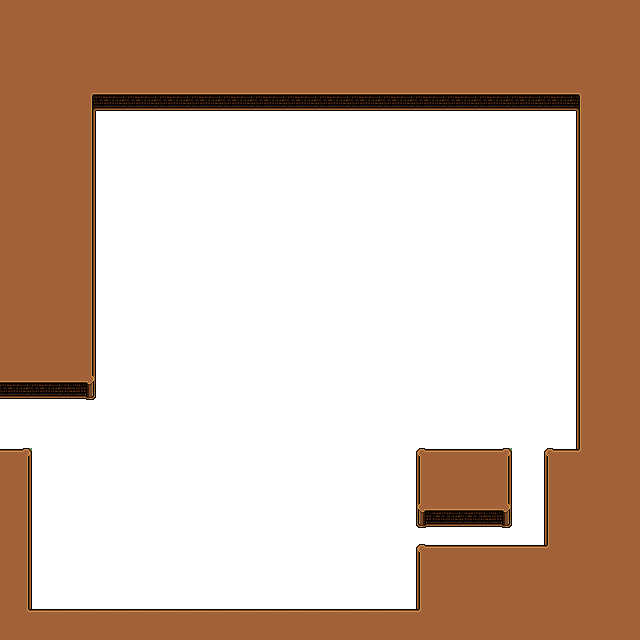

A level layout from a 2D game, rendered from its tile map. Below: a short description, then the map file with tile-grid data replaced by summaries:
An orthogonal 20x20 tile map with 32x32 px tiles, 1 tile layer (Tile Layer 1), 2 tilesets and 16 objects (2x testmap_door, testmap_pSwitch1).

<map version="1.0" orientation="orthogonal" renderorder="right-down" width="20" height="20" tilewidth="32" tileheight="32">
 <tileset firstgid="1" name="Grass" tilewidth="32" tileheight="32">
  <image source="grass-tiles-2-small.png" trans="ff00ff" width="384" height="192" />
 </tileset>
 <tileset firstgid="73" name="pcon" tilewidth="32" tileheight="32">
  <image source="../../pcon.png" trans="ff00ff" width="832" height="768" />
 </tileset>
 <layer name="Tile Layer 1" width="20" height="20">
  <data>[400 cells, 400 non-empty, 33 distinct tile ids]</data>
 </layer>
 <objectgroup name="Wall">
  <properties>
   <property name="wall" value="true" />
  </properties>
  <object x="416" y="448" width="96" height="64" />
  <object x="416" y="544" width="128" height="64" />
  <object x="544" y="448" width="96" height="160" />
  <object x="576" y="96" width="64" height="352" />
  <object x="0" y="0" width="640" height="96" />
  <object x="0" y="96" width="96" height="288" />
  <object x="0" y="448" width="32" height="192" />
  <object x="32" y="608" width="608" height="32" />
 </objectgroup>
 <objectgroup name="Enemies" />
 <objectgroup name="pSwitch">
  <object name="testmap_pSwitch1" x="128" y="416" width="32" height="32">
   <properties>
    <property name="broadcast" value="testmap_door" />
   </properties>
  </object>
  <object x="96" y="320" width="32" height="32" />
  <object x="128" y="352" width="32" height="32" />
  <object x="96" y="384" width="32" height="32" />
  <object x="64" y="416" width="32" height="32" />
  <object x="32" y="384" width="32" height="32" />
 </objectgroup>
 <objectgroup name="Door">
  <object name="testmap_door" x="0" y="384" width="32" height="32">
   <properties>
    <property name="isOpen" value="true" />
   </properties>
  </object>
  <object name="testmap_door" x="0" y="416" width="32" height="32">
   <properties>
    <property name="isOpen" value="true" />
   </properties>
  </object>
 </objectgroup>
</map>
